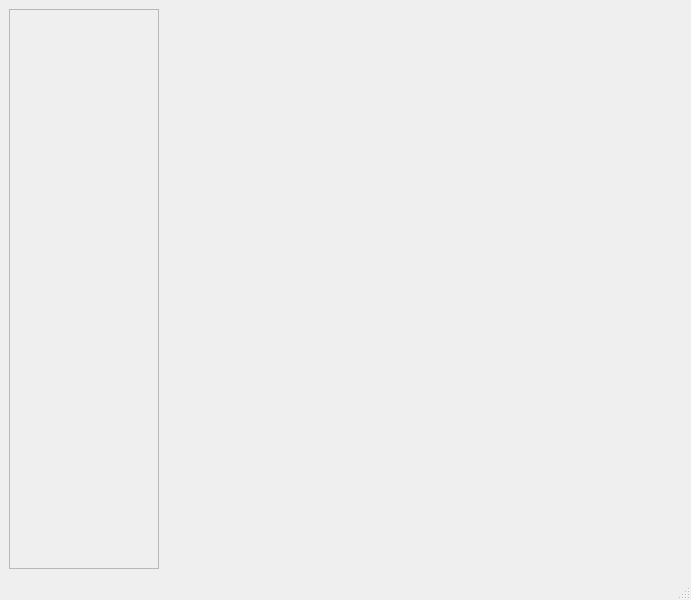
<?xml version="1.0" encoding="UTF-8"?>
<ui version="4.0">
 <class>MainWindow</class>
 <widget class="QMainWindow" name="MainWindow">
  <property name="geometry">
   <rect>
    <x>0</x>
    <y>0</y>
    <width>691</width>
    <height>600</height>
   </rect>
  </property>
  <property name="windowTitle">
   <string>MainWindow</string>
  </property>
  <widget class="QWidget" name="centralwidget">
   <layout class="QHBoxLayout" name="horizontalLayout_2">
    <item>
     <widget class="QListWidget" name="sideBar">
      <property name="enabled">
       <bool>false</bool>
      </property>
      <property name="maximumSize">
       <size>
        <width>150</width>
        <height>16777215</height>
       </size>
      </property>
      <property name="baseSize">
       <size>
        <width>150</width>
        <height>0</height>
       </size>
      </property>
     </widget>
    </item>
    <item>
     <widget class="QStackedWidget" name="content_stack">
      <widget class="QWidget" name="emp"/>
      <widget class="QWidget" name="product"/>
      <widget class="QWidget" name="customer"/>
      <widget class="QWidget" name="order"/>
      <widget class="QWidget" name="category"/>
     </widget>
    </item>
   </layout>
  </widget>
  <widget class="QMenuBar" name="menubar">
   <property name="geometry">
    <rect>
     <x>0</x>
     <y>0</y>
     <width>691</width>
     <height>24</height>
    </rect>
   </property>
  </widget>
  <widget class="QStatusBar" name="statusbar"/>
 </widget>
 <resources/>
 <connections/>
</ui>
